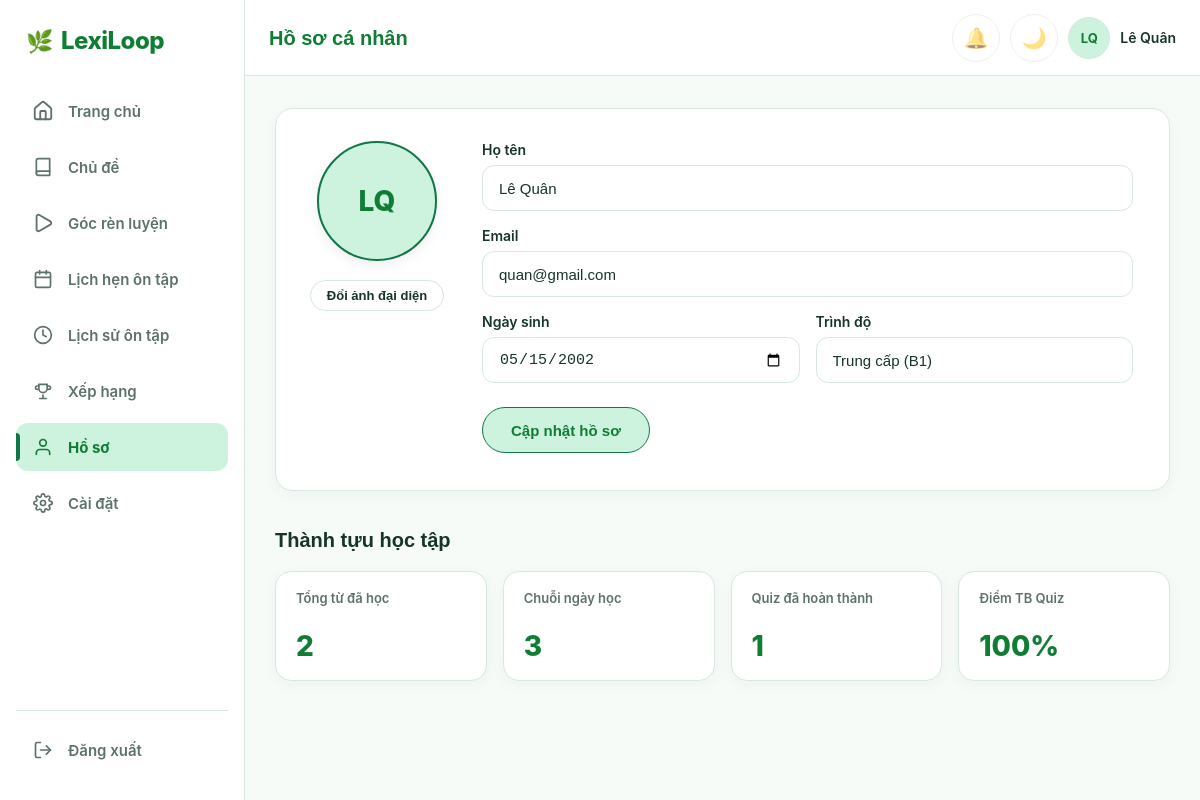
/pages/user/C_Hosocanhan.php (signed in), run on the app's committed database.
### tables this page shows
CREATE TABLE `Users` (
  `userID` int NOT NULL,
  `email` varchar(50) NOT NULL,
  `password_hash` varchar(300) NOT NULL,
  `full_name` varchar(100) DEFAULT NULL,
  `avatar_url` varchar(250) DEFAULT NULL,
  `role` enum('user','admin') DEFAULT 'user',
  `status` enum('active','locked') DEFAULT 'active',
  `created_at` datetime DEFAULT CURRENT_TIMESTAMP,
  `update_at` datetime DEFAULT CURRENT_TIMESTAMP ON UPDATE CURRENT_TIMESTAMP,
  `daily_reminder_enabled` tinyint DEFAULT '1',
  `reminder_time` time DEFAULT '20:00:00',
  `daily_target_words` int DEFAULT '20',
  `level` int DEFAULT '0'
);

### pages/user/C_Hosocanhan.php (the view, shortened to what this page needs)
<?php
require_once($_SERVER['DOCUMENT_ROOT'] . "/Connect.php");
$user_id = (int) $_SESSION['user_id'];
function lay_avatar_hien_tai(mysqli $link, string $tbl_users, string $col_id, int $user_id): string
{
    $avatar = '';
    if ($stmt = @mysqli_prepare($link, "SELECT avatar_url FROM $tbl_users WHERE `$col_id` = ? LIMIT 1")) {
        mysqli_stmt_bind_param($stmt, "i", $user_id);
        mysqli_stmt_execute($stmt);
        $res = mysqli_stmt_get_result($stmt);
        if ($row = mysqli_fetch_assoc($res)) {
            $avatar = (string) ($row['avatar_url'] ?? '');
        }
    }
    return $avatar;
}
function lay_chu_cai_dau(string $name): string
{
    $words = preg_split('/\s+/u', trim($name), -1, PREG_SPLIT_NO_EMPTY);
    $initials = '';
    foreach (array_slice($words, 0, 2) as $word) {
        $char = preg_match('/^./us', $word, $m) ? $m[0] : '';
        $initials .= function_exists('mb_strtoupper') ? mb_strtoupper($char, 'UTF-8') : strtoupper($char);
    }
    return $initials;
}
$avatar_url = '';
$loai_thong_bao = "";
$user_profile = [
    "C_Hosocanhan_full_name" => $_SESSION['full_name'] ?? $_SESSION['user_name'] ?? "",
    "C_Hosocanhan_email"     => $_SESSION['email'] ?? "",
    "C_Hosocanhan_ngay_sinh" => $_SESSION['user_profile_ngay_sinh'] ?? "2002-05-15",
    "C_Hosocanhan_trinh_do"  => $_SESSION['user_profile_trinh_do'] ?? "Trung cấp (B1)"
];
$thanh_tuu = [
    "tong_tu_hoc"     => 0,
    "chuoi_ngay"      => 0,
    "quiz_hoan_thanh" => 0,
    "diem_tb_quiz"    => "0%"
];
try {
    if (isset($link) && $link) {
        $tables_res = @mysqli_query($link, "SHOW TABLES");
        $db_tables = [];
        if ($tables_res) {
            while ($tbl_row = mysqli_fetch_array($tables_res)) {
                $db_tables[strtolower($tbl_row[0])] = $tbl_row[0];
            }
        }
        $tbl_users    = isset($db_tables['users']) ? "`" . $db_tables['users'] . "`" : "`Users`";
        $tbl_sessions = isset($db_tables['learning_sessions']) ? "`" . $db_tables['learning_sessions'] . "`" : "`learning_sessions`";
        $tbl_progress = isset($db_tables['user_vocab_progress']) ? "`" . $db_tables['user_vocab_progress'] . "`" : "`user_vocab_progress`";
        $tbl_quiz     = isset($db_tables['quiz_results']) ? "`" . $db_tables['quiz_results'] . "`" : "`quiz_results`";
        $col_id = 'userID';
        if (isset($db_tables['users']) && ($_SERVER["REQUEST_METHOD"] !== "POST" || $loai_thong_bao === "error")) {
            $sql_user = "SELECT full_name, email FROM $tbl_users WHERE `$col_id` = ? LIMIT 1";
            if ($stmt = @mysqli_prepare($link, $sql_user)) {
                mysqli_stmt_bind_param($stmt, "i", $user_id);
                mysqli_stmt_execute($stmt);
                $res = mysqli_stmt_get_result($stmt);
                if ($row = mysqli_fetch_assoc($res)) {
                    $user_profile["C_Hosocanhan_full_name"] = $row['full_name'] ?? $user_profile["C_Hosocanhan_full_name"];
                    $user_profile["C_Hosocanhan_email"]     = $row['email'] ?? $user_profile["C_Hosocanhan_email"];
                }
            }
        }
        if (isset($db_tables['users'])) {
            $avatar_url = lay_avatar_hien_tai($link, $tbl_users, $col_id, $user_id);
        }
        if (isset($db_tables['user_vocab_progress'])) {
            $sql_total = "SELECT COUNT(*) AS total FROM $tbl_progress WHERE user_id = ? AND status IN ('learning', 'mastered')";
            if ($stmt = @mysqli_prepare($link, $sql_total)) {
                mysqli_stmt_bind_param($stmt, "i", $user_id);
                mysqli_stmt_execute($stmt);
                $res = mysqli_stmt_get_result($stmt);
                if ($row = mysqli_fetch_assoc($res)) {
                    $thanh_tuu["tong_tu_hoc"] = (int)($row['total'] ?? 0);
                }
            }
        }
        if (isset($db_tables['learning_sessions'])) {
            $sql_streak = "SELECT streak_count FROM $tbl_sessions WHERE user_id = ? ORDER BY session_date DESC, id DESC LIMIT 1";
            if ($stmt = @mysqli_prepare($link, $sql_streak)) {
                mysqli_stmt_bind_param($stmt, "i", $user_id);
                mysqli_stmt_execute($stmt);
                $res = mysqli_stmt_get_result($stmt);
                if ($row = mysqli_fetch_assoc($res)) {
                    $thanh_tuu["chuoi_ngay"] = (int)($row['streak_count'] ?? 0);
                }
            }
        }
        if (isset($db_tables['quiz_results'])) {
            $sql_quiz = "SELECT COUNT(*) AS total_quiz, AVG(score) AS avg_score FROM $tbl_quiz WHERE user_id = ?";
            if ($stmt = @mysqli_prepare($link, $sql_quiz)) {
                mysqli_stmt_bind_param($stmt, "i", $user_id);
                mysqli_stmt_execute($stmt);
                $res = mysqli_stmt_get_result($stmt);
                if ($row = mysqli_fetch_assoc($res)) {
                    $thanh_tuu["quiz_hoan_thanh"] = (int)($row['total_quiz'] ?? 0);
                    $thanh_tuu["diem_tb_quiz"]    = $row['avg_score'] !== null ? round($row['avg_score']) . "%" : "0%";
                }
            }
        }
    }
} catch (\Throwable $e) {
    error_log("Lỗi Hồ sơ cá nhân: " . $e->getMessage());
}
?>
<!DOCTYPE html>
<html lang="vi">
<head>
    <link rel="stylesheet" href="../../CSS/Style.css">
    <link rel="stylesheet" href="../../CSS/C_Hosocanhan.css">
    <link rel="stylesheet" href="../../CSS/topheader.css">
</head>
<body class="C_Hosocanhan_body">
    <?php include '../../includes/sidebar_user.php'; ?>
    <div class="page-content">
        <?php
        include '../../includes/topheader.php';
        ?>
        <main class="C_Hosocanhan_main">
            <section class="C_Hosocanhan_profileSection">
                <div class="C_Hosocanhan_avatarWrapper">
                    <div class="C_Hosocanhan_avatarCircle" id="C_Hosocanhan_avatarCircle">
                        <span id="C_Hosocanhan_avatarInitials"<?php echo $avatar_url !== '' ? ' style="display:none;"' : ''; ?>><?php echo htmlspecialchars(lay_chu_cai_dau($user_profile['C_Hosocanhan_full_name'])); ?></span>
                    </div>
                    <button type="button" id="C_Hosocanhan_btnDoiAnh" class="C_Hosocanhan_btnAvatar">
                        Đổi ảnh đại diện
                    </button>
                </div>
                <form id="C_Hosocanhan_formThongTin" class="C_Hosocanhan_form" action="C_Hosocanhan.php" method="POST" enctype="multipart/form-data">
                    <div class="C_Hosocanhan_formGroup">
                        <label for="C_Hosocanhan_full_name" class="C_Hosocanhan_label">Họ tên</label>
                        <input
                            type="text"
                            id="C_Hosocanhan_full_name"
                            name="C_Hosocanhan_full_name"
                            class="C_Hosocanhan_input"
                            maxlength="100"
                            value="<?php echo htmlspecialchars($user_profile['C_Hosocanhan_full_name']); ?>"
                            required>
                    </div>
                    <div class="C_Hosocanhan_formGroup">
                        <label for="C_Hosocanhan_email" class="C_Hosocanhan_label">Email</label>
                        <input
                            type="email"
                            id="C_Hosocanhan_email"
                            name="C_Hosocanhan_email"
                            class="C_Hosocanhan_input"
                            maxlength="50"
                            value="<?php echo htmlspecialchars($user_profile['C_Hosocanhan_email']); ?>"
                            required>
                    </div>
                    <div class="C_Hosocanhan_formRow">
                        <div class="C_Hosocanhan_formGroup">
                            <label for="C_Hosocanhan_ngay_sinh" class="C_Hosocanhan_label">Ngày sinh</label>
                            <input
                                type="date"
                                id="C_Hosocanhan_ngay_sinh"
                                name="C_Hosocanhan_ngay_sinh"
                                class="C_Hosocanhan_input"
                                value="<?php echo htmlspecialchars($user_profile['C_Hosocanhan_ngay_sinh']); ?>">
                        </div>
                        <div class="C_Hosocanhan_formGroup">
                            <label for="C_Hosocanhan_trinh_do" class="C_Hosocanhan_label">Trình độ</label>
                            <input
                                type="text"
                                id="C_Hosocanhan_trinh_do"
                                name="C_Hosocanhan_trinh_do"
                                class="C_Hosocanhan_input"
                                placeholder="VD: B1, B2..."
                                value="<?php echo htmlspecialchars($user_profile['C_Hosocanhan_trinh_do']); ?>">
                        </div>
                    </div>
                    <button type="submit" id="C_Hosocanhan_btnCapNhat" class="C_Hosocanhan_btnSubmit">
                        Cập nhật hồ sơ
                    </button>
                </form>
            </section>
            <div class="C_Hosocanhan_spacer"></div>
            <section class="C_Hosocanhan_achievementSection">
                <h2 class="C_Hosocanhan_sectionTitle">Thành tựu học tập</h2>
                <div class="C_Hosocanhan_achievementGrid">
                    <div class="C_Hosocanhan_card">
                        <span class="C_Hosocanhan_cardLabel">Tổng từ đã học</span>
                        <span class="C_Hosocanhan_cardValue"><?php echo $thanh_tuu['tong_tu_hoc']; ?></span>
                    </div>
                    <div class="C_Hosocanhan_card">
                        <span class="C_Hosocanhan_cardLabel">Chuỗi ngày học</span>
                        <span class="C_Hosocanhan_cardValue"><?php echo $thanh_tuu['chuoi_ngay']; ?></span>
                    </div>
                    <div class="C_Hosocanhan_card">
                        <span class="C_Hosocanhan_cardLabel">Quiz đã hoàn thành</span>
                        <span class="C_Hosocanhan_cardValue"><?php echo $thanh_tuu['quiz_hoan_thanh']; ?></span>
                    </div>
                    <div class="C_Hosocanhan_card">
                        <span class="C_Hosocanhan_cardLabel">Điểm TB Quiz</span>
                        <span class="C_Hosocanhan_cardValue"><?php echo $thanh_tuu['diem_tb_quiz']; ?></span>
                    </div>
                </div>
            </section>
        </main>
    </div>
</body>
</html>

### CSS/Style.css (style rules this page uses)
*, *::before, *::after { box-sizing: border-box; }
:root { --color-primary: #0e7748; --color-primary-dark: #0f7e34; --color-primary-light: #cdf2dd; --color-accent: #2563eb; --color-accent-dark: #1d4ed8; --color-accent-light: #eff6ff; --color-warning: #b45309; --color-warning-light: #fff7ed; --color-success: #15803d; --color-danger: #c2413b; --color-danger-light: #fef2f2; --color-background: #f6fbf8; --color-surface: #ffffff; --color-white: #ffffff; --color-border: #d7e8df; --color-text: #17342a; --color-text-muted: #5d7268; --sidebar-width: 245px; --sidebar-width-collapsed: 76px; }
h2 { font-family: Arial, sans-serif; font-size: 32px; font-weight: 600; line-height: 1.3; color: var(--color-text); }
body { margin: 0; padding: 0; background-color: var(--color-background); color: var(--color-text); font-family: -apple-system, BlinkMacSystemFont, "Segoe UI", Roboto, sans-serif; }
button { margin-top: 5px; margin-bottom: 5px; padding: 10px 20px; border: none; border-radius: 6px; background-color: var(--color-primary); color: var(--color-white); font-size: 16px; cursor: pointer; }
.page-content { min-height: 100vh; margin-left: var(--sidebar-width); }

### CSS/C_Hosocanhan.css (style rules this page uses)
*, *::before, *::after { box-sizing: border-box; }
body, .C_Hosocanhan_body { margin: 0; padding: 0; font-family: -apple-system, BlinkMacSystemFont, "Segoe UI", Roboto, Helvetica, Arial, sans-serif; background-color: var(--color-background); color: var(--color-text); min-height: 100vh; }
.sidebar-logo, .sidebar-link, .C_Hosocanhan_profileSection, .C_Hosocanhan_avatarWrapper { display: flex; }
.sidebar-icon, .C_Hosocanhan_avatarCircle { display: inline-flex; align-items: center; justify-content: center; }
.page-content { margin-left: 245px; min-height: 100vh; }
.C_Hosocanhan_main { max-width: 980px; margin: 0 auto; padding: 32px 30px 60px; }
.C_Hosocanhan_profileSection { gap: 40px; align-items: flex-start; background-color: var(--color-surface); padding: 32px 36px; border-radius: 18px; border: 1px solid var(--color-border); box-shadow: 0 4px 16px rgba(31, 45, 36, 0.04); }
.C_Hosocanhan_avatarWrapper { flex-direction: column; align-items: center; gap: 14px; width: 130px; flex-shrink: 0; }
.C_Hosocanhan_avatarCircle { width: 120px; height: 120px; border: 2px solid var(--color-primary); border-radius: 50%; font-size: 28px; font-weight: 800; color: var(--color-primary-dark); background-color: var(--color-primary-light); overflow: hidden; box-shadow: 0 4px 12px rgba(31, 45, 36, 0.08); }
.C_Hosocanhan_btnAvatar { padding: 7px 16px; background-color: var(--color-white); border: 1px solid var(--color-border); border-radius: 20px; color: var(--color-text); font-size: 13px; font-weight: 600; cursor: pointer; white-space: nowrap; transition: background-color 0.2s ease, border-color 0.2s ease, color 0.2s ease; }
.C_Hosocanhan_form { flex: 1; }
.C_Hosocanhan_formGroup { margin-bottom: 16px; }
.C_Hosocanhan_label { display: block; margin-bottom: 7px; font-size: 14px; font-weight: 600; }
.C_Hosocanhan_input { width: 100%; height: 46px; border: 1px solid var(--color-border); border-radius: 12px; padding: 0 16px; font-size: 15px; color: var(--color-text); background-color: var(--color-white); outline: none; transition: border-color 0.2s ease, box-shadow 0.2s ease; }
.C_Hosocanhan_formRow { display: grid; grid-template-columns: 1fr 1fr; gap: 16px; }
.C_Hosocanhan_btnSubmit { padding: 0 28px; height: 46px; background-color: var(--color-primary-light); border: 1px solid var(--color-primary); border-radius: 24px; color: var(--color-primary-dark); font-size: 15px; font-weight: 700; cursor: pointer; margin-top: 8px; transition: background-color 0.2s ease, border-color 0.2s ease, transform 0.2s ease; }
.C_Hosocanhan_spacer { height: 36px; }
.C_Hosocanhan_sectionTitle { font-size: 20px; font-weight: 700; margin: 0 0 18px; }
.C_Hosocanhan_achievementGrid { display: grid; grid-template-columns: repeat(4, 1fr); gap: 16px; }
.C_Hosocanhan_card { background-color: var(--color-surface); border: 1px solid var(--color-border); border-radius: 16px; padding: 18px 20px; min-height: 110px; display: flex; flex-direction: column; justify-content: space-between; box-shadow: 0 4px 16px rgba(31, 45, 36, 0.04); transition: transform 0.2s ease, box-shadow 0.2s ease, border-color 0.2s ease; }
.C_Hosocanhan_cardLabel { font-size: 13px; font-weight: 600; color: var(--color-text-muted); }
.C_Hosocanhan_cardValue { font-size: 28px; font-weight: 800; color: var(--color-primary-dark); line-height: 1.1; }

### data on the page
users: full_name "LQ", C_Hosocanhan_full_name "Lê Quân", C_Hosocanhan_email "quan@gmail.com"

### other printed values
$headerTitle "Hồ sơ cá nhân"
$headerInitials "LQ"
$headerUserName "Lê Quân"
$thanh_tuu['tong_tu_hoc'] "2"
$thanh_tuu['chuoi_ngay'] "3"
$thanh_tuu['quiz_hoan_thanh'] "1"
$thanh_tuu['diem_tb_quiz'] "100%"
